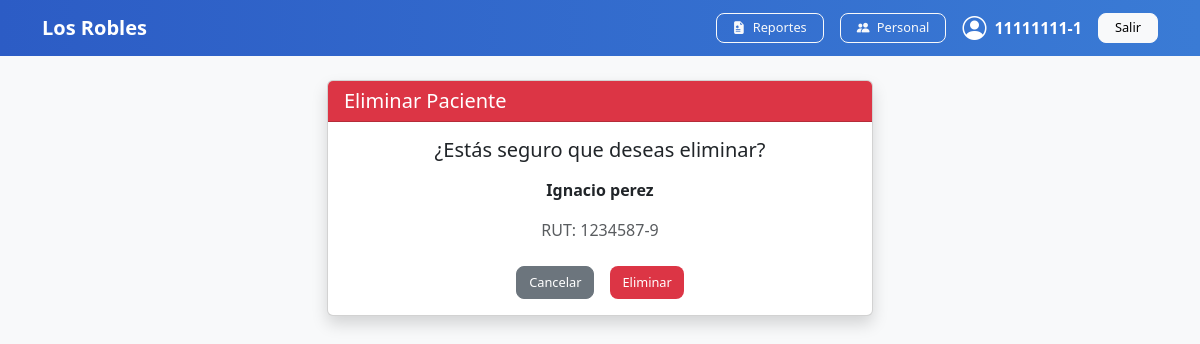
The page /residentes/eliminar/6/ (signed in) on the database as committed earlier.
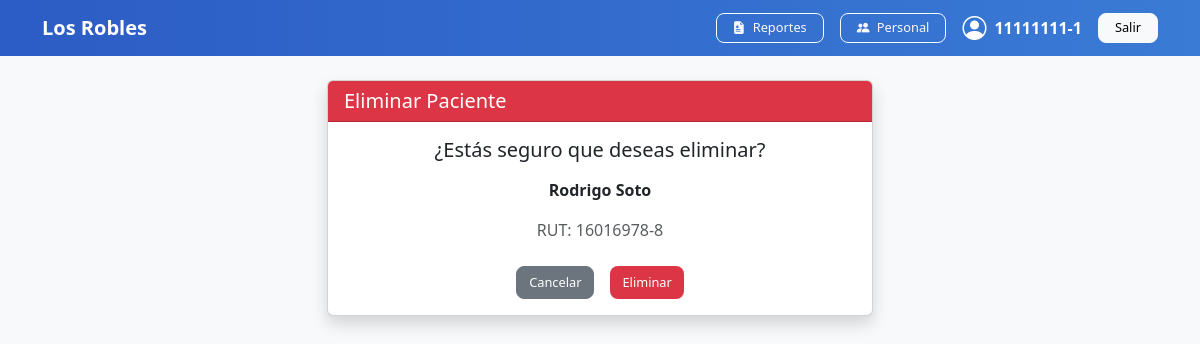
The same page on the database as committed later.
### gestion/models.py (models this page shows, shortened)
class Residente(models.Model):
    rut = models.CharField(max_length=12, unique=True)
    nombre = models.CharField(max_length=100)
    apellido = models.CharField(max_length=100)
    habitacion_numero = models.IntegerField()
    alertas_criticas = models.TextField(blank=True, help_text="Alergias o condiciones especiales")
    activo = models.BooleanField(default=True)
    diagnostico_principal = models.CharField(max_length=200, blank=True, default="No especificado")
    contacto_familiar = models.CharField(max_length=200, blank=True, help_text="Nombre y Teléfono")
    condicion_deglucion = models.CharField(max_length=200, blank=True, default="Normal", help_text="Ej: Normal, Molido, Sonda")

### gestion/views.py (the view)
# urls.py: path('residentes/eliminar/<int:id>/', views.eliminar_residente, name='eliminar_residente'),
@login_required(login_url='gestion:login')
def eliminar_residente(request, id):
    residente = get_object_or_404(Residente, id=id)
    if request.method == 'POST':
        residente.delete()
        messages.success(request, "Paciente eliminado correctamente")
        return redirect('gestion:lista_residentes')
    return render(request, 'gestion/confirmar_eliminar.html', {
        'residente': residente
    })

### gestion/templates/gestion/confirmar_eliminar.html (shortened to what this page needs)
{% extends 'gestion/base.html' %}
{% block contenido %}
<div class="row justify-content-center">
    <div class="col-md-6">
        <div class="card shadow">
            <div class="card-header bg-danger text-white">
                <h5 class="mb-0">Eliminar Paciente</h5>
            </div>
            <div class="card-body text-center">
                <h5>¿Estás seguro que deseas eliminar?</h5>
                <p class="mt-3">
                    <strong>{{ residente.nombre }} {{ residente.apellido }}</strong>
                </p>
                <p class="text-muted">
                    RUT: {{ residente.rut }}
                </p>
                <form method="POST">
                    <div class="d-flex justify-content-center gap-3 mt-4">
                        <a href="{% url 'gestion:lista_residentes' %}" class="btn btn-secondary">
                            Cancelar
                        </a>
                        <button type="submit" class="btn btn-danger">
                            Eliminar
                        </button>
                    </div>
                </form>
            </div>
        </div>
    </div>
</div>
{% endblock %}

Rows that differ between the two databases and show on the page:
changed Residente: nombre "Ignacio" → "Rodrigo"; apellido "perez" → "Soto"; rut "1234587-9" → "16016978-8"
